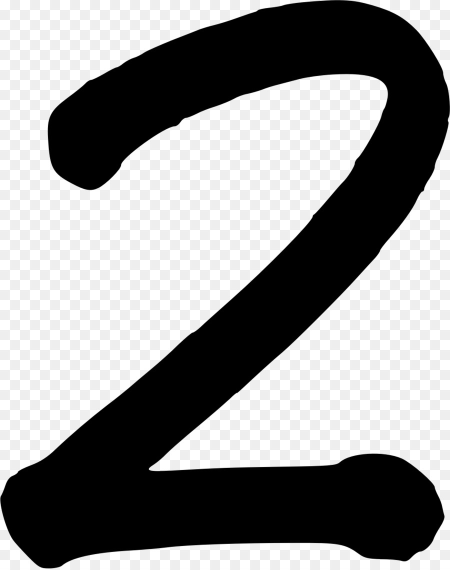
#> input picture so2.jpg, 900 x 1140 px (shown at 1/2 size); its folder holds only this picture in this run
$ python -i bt5.py   (imports and definitions only)
#> lines starting #> are read from the running program, lines starting #| are printed output that depends on the picture
import cv2
import numpy as np
import tkinter as tk
from tkinter import ttk
from tkinter import filedialog
from PIL import Image, ImageTk

def open_image():
    file_path = filedialog.askopenfilename()
#> the answer given: so2.jpg
    if file_path:
        global original_image
        original_image = cv2.imread(file_path)
#> original_image is the input picture: shape (1140, 900, 3); min 0, max 255, mean 145.8
        original_image = resize_image(original_image, max_height=400)
        display_original_image(original_image)
        display_rotated_image(original_image)

def resize_image(image, max_height):
#> called with max_height = 400
    height, width, _ = image.shape
#> height = 1140; width = 900
    if height > max_height:
        scaling_factor = max_height / height
#> scaling_factor = 0.351
        new_height = int(height * scaling_factor)
#> new_height = 400
        new_width = int(width * scaling_factor)
#> new_width = 315
        image = cv2.resize(image, (new_width, new_height))
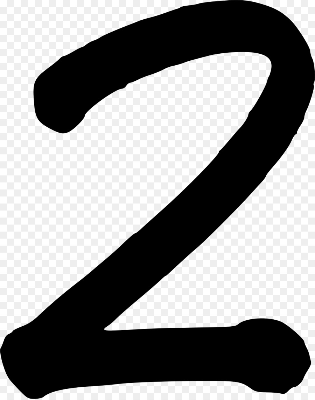
#> image: shape (400, 315, 3); min 0, max 255, mean 145.8
    return image

# [19 lines left out: functions apply_thresholds, apply_edge_detection, update_zoomed_image, not called in this run]

def zoom_image(image, x, y):
    zoomed_image = cv2.resize(image, None, fx=2, fy=2, interpolation=cv2.INTER_LINEAR)
    return zoomed_image

# [17 lines left out: functions rotate_image, rotate, not called in this run]

def display_original_image(image):
    image = cv2.cvtColor(image, cv2.COLOR_BGR2RGB)
    img = Image.fromarray(image)
    img = ImageTk.PhotoImage(img)
#> (the run stopped early here; a loop or call above may not have finished)
